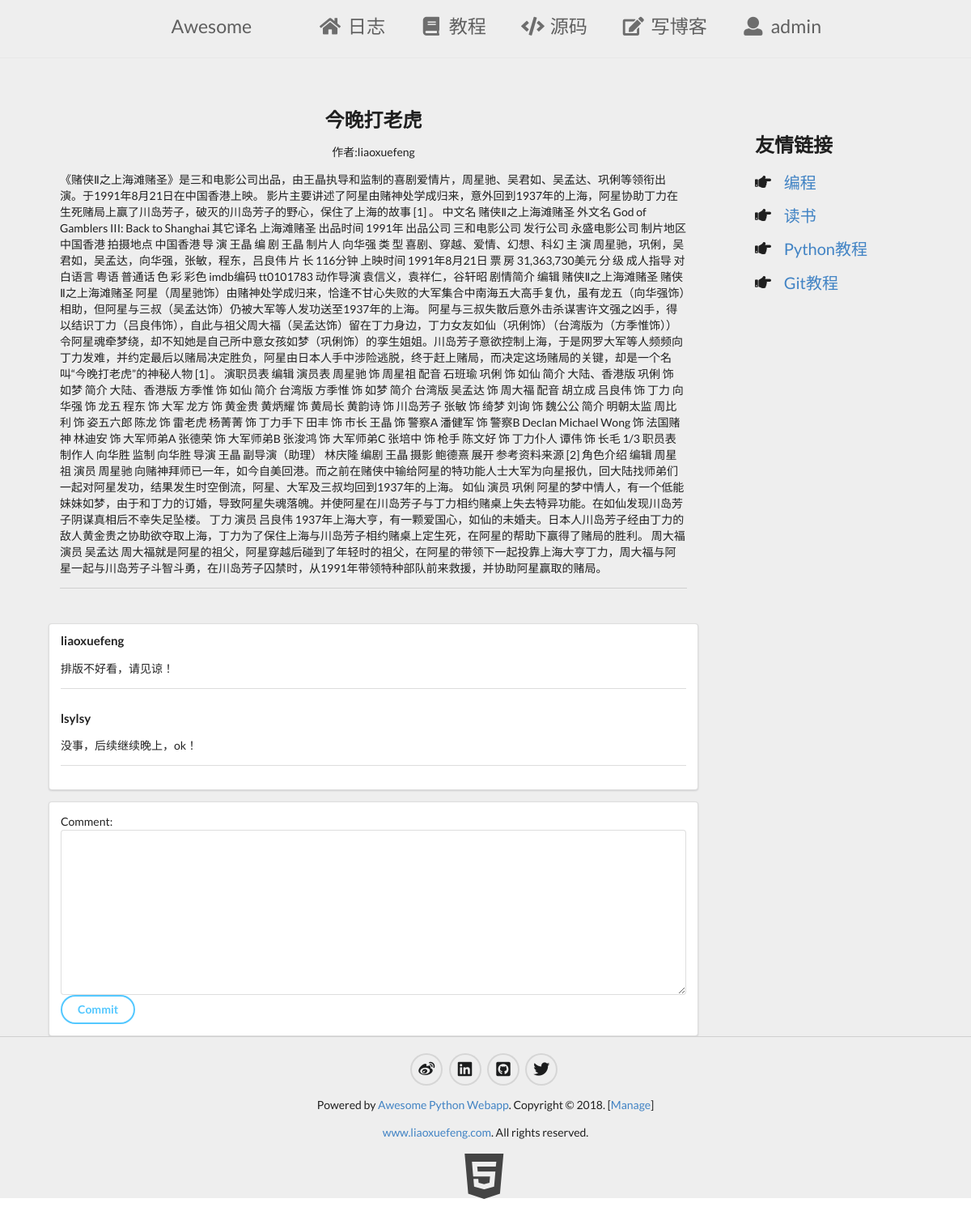
The page /blog/今晚打老虎 (signed in) on the database its author committed.
### firstapp/models.py (models this page shows, shortened)
class Blog(models.Model):
    user_name = models.ForeignKey(to = User, related_name = "under_blog",on_delete=models.CASCADE, null = True, blank = True )
    name = models.CharField(null = True, blank=True, max_length = 50 )
    summary = models.TextField(null =True)
    content = models.TextField(null =True)
    news_choice = models.NullBooleanField()
    editors_choice = models.NullBooleanField()

class User(models.Model):
    name = models.CharField(null = True, blank = True, max_length = 50)
    passwd = models.CharField(null = True,blank = True, max_length = 50)
    email = models.CharField(null = True, blank = True, max_length = 50)
    def __str__(self):
        return self.name

class Comment(models.Model):
    user_name = models.CharField(null = True, blank = True, max_length = 50)
    belong = models.ForeignKey(to=Blog, null=True,blank=True,related_name="under_comment",on_delete=models.CASCADE)
    comment = models.TextField(null = True)

### firstapp/my_form.py
class CommentForm(forms.Form):
	comment = forms.CharField(
		required = True,
		widget = widgets.Textarea(attrs={"class":"form-control","palceholder":"Please enter your comment"}),
		min_length = 10,
		error_messages = {"required":"comment can not be empty"},
		strip = True
		)

### firstapp/coreweb.py (called while the page is built)
	def __call__(self, *args, **kw):
		print("ResponseHandler====================>args:",args)
		print("ResponseHandler====================>kw:",kw)
		try:
			r =  self._func(*args, **kw)
			return r
		except :
			raise

### firstapp/views.py (called while the page is built, shortened)
def path_to_session(func):
	def wrapper(*args,**kw):
		if args[0].session.get("url"):
			print(args[0].session["url"])
			del args[0].session["url"]
		args[0].session["url"] = args[0].path
		print(args[0].session["url"])
		print(args[0].path)
		return func(*args,**kw)
	return wrapper

@path_to_session
def blog(request,name):
	logging.info("belong blog--->",name)
	blog = Blog.objects.get(name = name)
	form = discuss(request,blog)
	if isinstance(form,forms.Form):
		return render(request, "blog.html", {"blog":blog,"form":form})
	else:
		return form

def discuss(request,belong):
	if request.method == "GET":
		form = my_form.CommentForm()
	print("form--->",form)
	return form

### firstapp/templates/blog.html (shortened to what this page needs)
{% extends '__base__.html' %}
{% block beforehead %}
<link rel="stylesheet" type="text/css" href="../static/css/content.css" charset="utf-8">
{% endblock %}
{% block blog %}
	<div class="ui basic segment">
		<h2 class="ui header blog_name">{{blog.name}}</h2>
		<p class="blog_auther">作者:{{blog.user_name}}</p>
		<p class="blog_summary">{{blog.content}}</p>
		<div class="ui divider"></div>
	</div>
    {% if blog.under_comment.all %}
        <div class="ui segment">
        {% for comment in blog.under_comment.all %}
            <h4 class="ui header">
                {{ comment.user_name }}
            </h4>
            <div class="">
                {{ comment.comment }}
            </div>
            <div class="ui divider"></div>
        {% endfor %}
    </div>
    {% endif %}
	<div class="ui segment">
		<form class="ui form" method="POST">
			<label>Comment:</label>
			{{form.comment}}
			<button class="ui circular inverted blue button" type="submit">Commit</button>
		</form>
	</div>
{% endblock %}

### firstapp/static/css/footer.css (style rules this page uses)
body,html { margin: 0; padding: 0; height:100%; }

### firstapp/static/css/content.css (style rules this page uses)
.ui.header.blog_name { text-align: center; }
.blog_auther { text-align: center; }

### rows shown on the page
Blog: name "今晚打老虎", user_name "liaoxuefeng", content "《赌侠Ⅱ之上海滩赌圣》是三和电影公司出品，由王晶执导和监制的喜剧爱情片，周星驰、吴君如、吴孟达、巩俐等领衔出演。于1991年8月21日在中国香港上映。 影片主要讲述了阿星由赌神处学成归来，意外回到1937年的上海，阿星协助丁力在生死赌局上赢了川岛芳子，破灭的川岛芳子的野心，保住了上海的故事 [1] 。 中文名 赌侠Ⅱ之上海滩赌圣 外文名 God of Gamblers III: Back to Shanghai 其它译名 上海滩赌圣 出品时间 1991年 出品公司 三和电影公司 发行公司 永盛电影公司 制片地区 中国香港 拍摄地点 中国香港 导 演 王晶 编 剧 王晶 制片人 向华强 类 型 喜剧、穿越、爱情、幻想、科幻 主 演 周星驰，巩俐，吴君如，吴孟达，向华强，张敏，程东，吕良伟 片 长 116分钟 上映时间 1991年8月21日 票 房 31,363,730美元 分 级 成人指导 对白语言 粤语 普通话 色 彩 彩色 imdb编码 tt0101783 动作导演 袁信义，袁祥仁，谷轩昭 剧情简介 编辑 赌侠Ⅱ之上海滩赌圣 赌侠Ⅱ之上海滩赌圣 阿星（周星驰饰）由赌神处学成归来，恰逢不甘心失败的大军集合中南海五大高手复仇，虽有龙五（向华强饰）相助，但阿星与三叔（吴孟达饰）仍被大军等人发功送至1937年的上海。…"
Comment: user_name "liaoxuefeng", comment "排版不好看，请见谅！"
Comment: user_name "lsylsy", comment "没事，后续继续晚上，ok！"

### other values the page prints
{{ request.session.user }} "admin"
